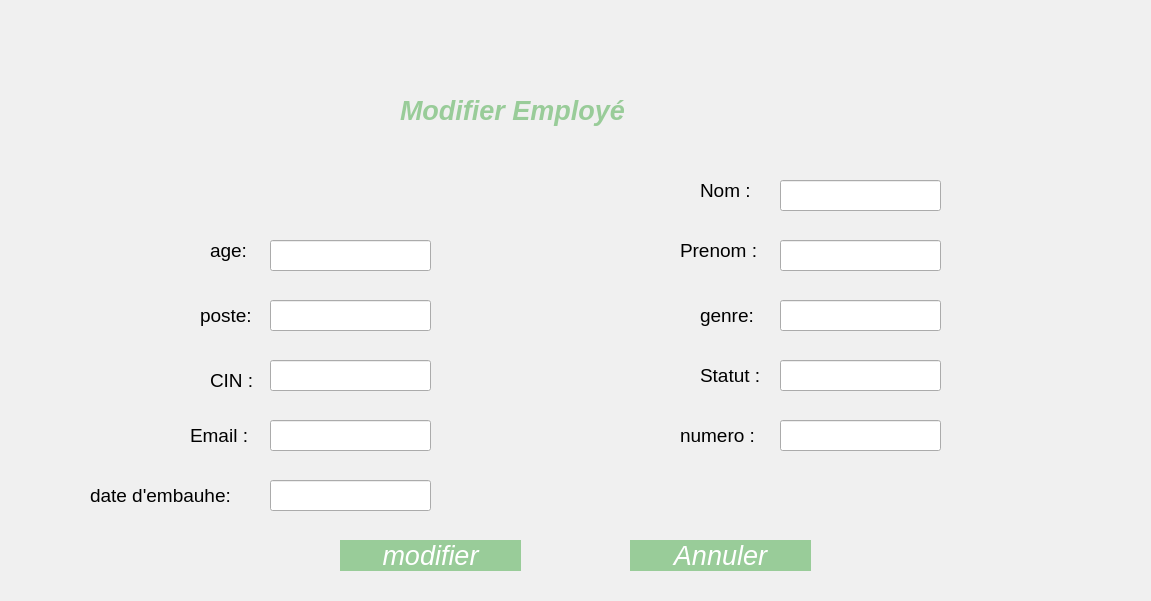
<?xml version="1.0" encoding="UTF-8"?>
<ui version="4.0">
 <class>Dialogmodifier</class>
 <widget class="QDialog" name="Dialogmodifier">
  <property name="geometry">
   <rect>
    <x>0</x>
    <y>0</y>
    <width>1151</width>
    <height>601</height>
   </rect>
  </property>
  <property name="palette">
   <palette>
    <active>
     <colorrole role="Window">
      <brush brushstyle="SolidPattern">
       <color alpha="255">
        <red>181</red>
        <green>227</green>
        <blue>240</blue>
       </color>
      </brush>
     </colorrole>
    </active>
    <inactive>
     <colorrole role="Window">
      <brush brushstyle="SolidPattern">
       <color alpha="255">
        <red>240</red>
        <green>240</green>
        <blue>240</blue>
       </color>
      </brush>
     </colorrole>
    </inactive>
    <disabled>
     <colorrole role="Window">
      <brush brushstyle="SolidPattern">
       <color alpha="255">
        <red>181</red>
        <green>227</green>
        <blue>240</blue>
       </color>
      </brush>
     </colorrole>
    </disabled>
   </palette>
  </property>
  <property name="windowTitle">
   <string>Dialog</string>
  </property>
  <widget class="QLabel" name="label_26">
   <property name="geometry">
    <rect>
     <x>400</x>
     <y>90</y>
     <width>351</width>
     <height>41</height>
    </rect>
   </property>
   <property name="font">
    <font>
     <family>Segoe UI</family>
     <pointsize>20</pointsize>
     <italic>true</italic>
     <bold>true</bold>
    </font>
   </property>
   <property name="styleSheet">
    <string notr="true">QLabel {
    color: #99CC99 ; /* Couleur du texte en bleu clair */
}</string>
   </property>
   <property name="text">
    <string>Modifier Employé</string>
   </property>
  </widget>
  <widget class="QLineEdit" name="NOM">
   <property name="geometry">
    <rect>
     <x>780</x>
     <y>180</y>
     <width>161</width>
     <height>31</height>
    </rect>
   </property>
  </widget>
  <widget class="QLabel" name="label_25">
   <property name="geometry">
    <rect>
     <x>700</x>
     <y>180</y>
     <width>81</width>
     <height>21</height>
    </rect>
   </property>
   <property name="font">
    <font>
     <family>Segoe UI</family>
     <pointsize>14</pointsize>
    </font>
   </property>
   <property name="text">
    <string>Nom :</string>
   </property>
  </widget>
  <widget class="QLineEdit" name="PRENOM">
   <property name="geometry">
    <rect>
     <x>780</x>
     <y>240</y>
     <width>161</width>
     <height>31</height>
    </rect>
   </property>
  </widget>
  <widget class="QLabel" name="prenom_2">
   <property name="geometry">
    <rect>
     <x>680</x>
     <y>240</y>
     <width>91</width>
     <height>21</height>
    </rect>
   </property>
   <property name="font">
    <font>
     <family>Segoe UI</family>
     <pointsize>14</pointsize>
    </font>
   </property>
   <property name="text">
    <string>Prenom :</string>
   </property>
  </widget>
  <widget class="QLineEdit" name="AGE">
   <property name="geometry">
    <rect>
     <x>270</x>
     <y>240</y>
     <width>161</width>
     <height>31</height>
    </rect>
   </property>
  </widget>
  <widget class="QLabel" name="label_31">
   <property name="geometry">
    <rect>
     <x>210</x>
     <y>240</y>
     <width>91</width>
     <height>21</height>
    </rect>
   </property>
   <property name="font">
    <font>
     <family>Segoe UI</family>
     <pointsize>14</pointsize>
    </font>
   </property>
   <property name="text">
    <string>age:</string>
   </property>
  </widget>
  <widget class="QLineEdit" name="GENRE">
   <property name="geometry">
    <rect>
     <x>780</x>
     <y>300</y>
     <width>161</width>
     <height>31</height>
    </rect>
   </property>
  </widget>
  <widget class="QLabel" name="genre">
   <property name="geometry">
    <rect>
     <x>700</x>
     <y>300</y>
     <width>81</width>
     <height>31</height>
    </rect>
   </property>
   <property name="font">
    <font>
     <family>Segoe UI</family>
     <pointsize>14</pointsize>
    </font>
   </property>
   <property name="text">
    <string>genre:</string>
   </property>
  </widget>
  <widget class="QLineEdit" name="POSTE">
   <property name="geometry">
    <rect>
     <x>270</x>
     <y>300</y>
     <width>161</width>
     <height>31</height>
    </rect>
   </property>
  </widget>
  <widget class="QLabel" name="label_24">
   <property name="geometry">
    <rect>
     <x>200</x>
     <y>300</y>
     <width>91</width>
     <height>31</height>
    </rect>
   </property>
   <property name="font">
    <font>
     <family>Segoe UI</family>
     <pointsize>14</pointsize>
    </font>
   </property>
   <property name="text">
    <string>poste:</string>
   </property>
  </widget>
  <widget class="QLineEdit" name="STATUT">
   <property name="geometry">
    <rect>
     <x>780</x>
     <y>360</y>
     <width>161</width>
     <height>31</height>
    </rect>
   </property>
  </widget>
  <widget class="QLabel" name="lineEdit_stat">
   <property name="geometry">
    <rect>
     <x>700</x>
     <y>360</y>
     <width>81</width>
     <height>31</height>
    </rect>
   </property>
   <property name="font">
    <font>
     <family>Segoe UI</family>
     <pointsize>14</pointsize>
    </font>
   </property>
   <property name="text">
    <string>Statut :</string>
   </property>
  </widget>
  <widget class="QLabel" name="label_29">
   <property name="geometry">
    <rect>
     <x>90</x>
     <y>470</y>
     <width>211</width>
     <height>51</height>
    </rect>
   </property>
   <property name="font">
    <font>
     <family>Segoe UI</family>
     <pointsize>14</pointsize>
    </font>
   </property>
   <property name="text">
    <string>date d'embauhe:</string>
   </property>
  </widget>
  <widget class="QLineEdit" name="CIN">
   <property name="geometry">
    <rect>
     <x>270</x>
     <y>360</y>
     <width>161</width>
     <height>31</height>
    </rect>
   </property>
  </widget>
  <widget class="QLabel" name="label_22">
   <property name="geometry">
    <rect>
     <x>210</x>
     <y>370</y>
     <width>91</width>
     <height>21</height>
    </rect>
   </property>
   <property name="font">
    <font>
     <family>Segoe UI</family>
     <pointsize>14</pointsize>
    </font>
   </property>
   <property name="text">
    <string>CIN :</string>
   </property>
  </widget>
  <widget class="QLineEdit" name="NUM">
   <property name="geometry">
    <rect>
     <x>780</x>
     <y>420</y>
     <width>161</width>
     <height>31</height>
    </rect>
   </property>
  </widget>
  <widget class="QLabel" name="label_21">
   <property name="geometry">
    <rect>
     <x>680</x>
     <y>420</y>
     <width>161</width>
     <height>31</height>
    </rect>
   </property>
   <property name="font">
    <font>
     <family>Segoe UI</family>
     <pointsize>14</pointsize>
    </font>
   </property>
   <property name="text">
    <string>numero :</string>
   </property>
  </widget>
  <widget class="QLineEdit" name="MAIL">
   <property name="geometry">
    <rect>
     <x>270</x>
     <y>420</y>
     <width>161</width>
     <height>31</height>
    </rect>
   </property>
  </widget>
  <widget class="QLabel" name="label_28">
   <property name="geometry">
    <rect>
     <x>190</x>
     <y>420</y>
     <width>101</width>
     <height>31</height>
    </rect>
   </property>
   <property name="font">
    <font>
     <family>Segoe UI</family>
     <pointsize>14</pointsize>
    </font>
   </property>
   <property name="text">
    <string>Email :</string>
   </property>
  </widget>
  <widget class="QLineEdit" name="DATE_EMB">
   <property name="geometry">
    <rect>
     <x>270</x>
     <y>480</y>
     <width>161</width>
     <height>31</height>
    </rect>
   </property>
  </widget>
  <widget class="QPushButton" name="Modifier">
   <property name="geometry">
    <rect>
     <x>340</x>
     <y>540</y>
     <width>181</width>
     <height>31</height>
    </rect>
   </property>
   <property name="font">
    <font>
     <family>Segoe UI</family>
     <pointsize>20</pointsize>
     <italic>true</italic>
    </font>
   </property>
   <property name="mouseTracking">
    <bool>true</bool>
   </property>
   <property name="styleSheet">
    <string notr="true">QPushButton:checked {
    background-color: #99CC99; /* Couleur de fond lorsque le bouton est coché */
    color: white;              /* Couleur du texte souhaitée */
    border: 1px solid #99CC99; /* Bordure si nécessaire */
}
</string>
   </property>
   <property name="text">
    <string>modifier</string>
   </property>
   <property name="checkable">
    <bool>true</bool>
   </property>
   <property name="checked">
    <bool>true</bool>
   </property>
   <property name="autoRepeat">
    <bool>false</bool>
   </property>
  </widget>
  <widget class="QPushButton" name="Annuler">
   <property name="geometry">
    <rect>
     <x>630</x>
     <y>540</y>
     <width>181</width>
     <height>31</height>
    </rect>
   </property>
   <property name="font">
    <font>
     <family>Segoe UI</family>
     <pointsize>20</pointsize>
     <italic>true</italic>
    </font>
   </property>
   <property name="mouseTracking">
    <bool>true</bool>
   </property>
   <property name="styleSheet">
    <string notr="true">QPushButton:checked {
    background-color: #99CC99; /* Couleur de fond lorsque le bouton est coché */
    color: white;              /* Couleur du texte souhaitée */
    border: 1px solid #99CC99; /* Bordure si nécessaire */
}
</string>
   </property>
   <property name="text">
    <string>Annuler</string>
   </property>
   <property name="checkable">
    <bool>true</bool>
   </property>
   <property name="checked">
    <bool>true</bool>
   </property>
   <property name="autoRepeat">
    <bool>false</bool>
   </property>
  </widget>
 </widget>
 <resources/>
 <connections/>
</ui>
